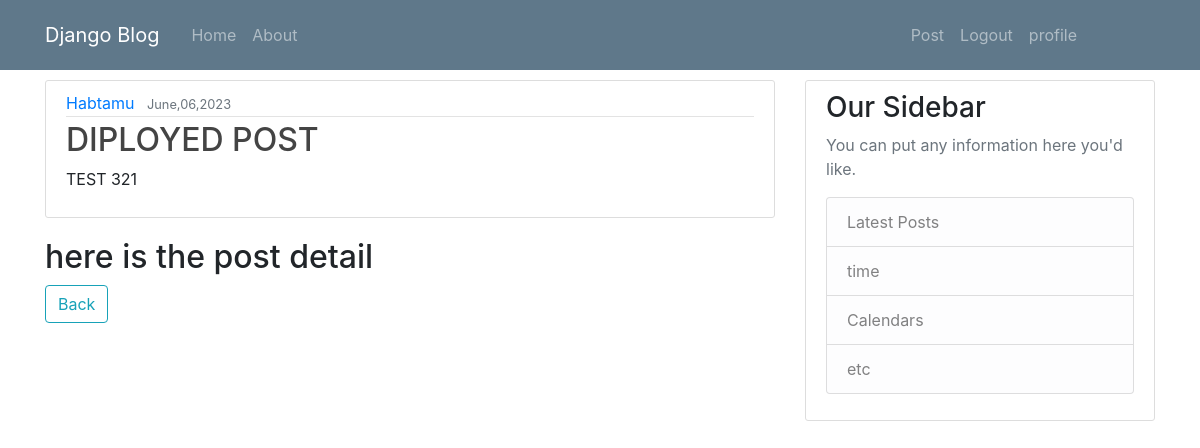
The app's page /post/84/ (signed in) with its own data.
### blog/models.py (models this page shows, shortened)
class post(models.Model):
    title = models.CharField(max_length=100)
    content = models.TextField()
    image = models.ImageField(null=True)
    date_posted = models.DateTimeField(default=timezone.now)
    auther = models.ForeignKey(User,on_delete=models.CASCADE)

### blog/views.py (the view)
# urls.py: path('post/<int:pk>/',PostDetailView.as_view(), name='post_detail'),
class PostDetailView(DetailView):
    model = post

### blog/templates/blog/post_detail.html (shortened to what this page needs)
{%extends "blog/base.html" %}
{% block content%}
<article class="media content-section">
    <div class="media-body">
      <div class="article-metadata">
        <a class="mr-2" href="{% url 'user_posts' object.auther.username%}">{{ object.auther }}</a>
        <small class="text-muted">{{ object.date_posted|date:"F,d,Y"}}</small>
      </div>
      <h2 class="article-title">{{object.title }}</h2>
      <p class="article-content">{{ object.content }}</p>
    </div>
  </article>
  <div >
      <h2 >here is the post detail</h2>
      <a class = "btn btn-outline-info" href="{{request.META.HTTP_REFERER}}">Back</a>
  </div>
{%endblock content%}

### blog/static/blog/main.css (style rules this page uses)
body { background: #fafafa; color: #333333; margin-top: 5rem; }
h1, h2, h3, h4, h5, h6 { color: #444444; }
.content-section { background: #ffffff; padding: 10px 20px; border: 1px solid #dddddd; border-radius: 3px; margin-bottom: 20px; }
.article-title { color: #444444; }
.article-content { white-space: pre-line; }
.article-metadata { padding-bottom: 1px; margin-bottom: 4px; border-bottom: 1px solid #e3e3e3 }

### records on screen
post: auther "Habtamu", date_posted "June,06,2023", title "DIPLOYED POST", content "TEST 321"
